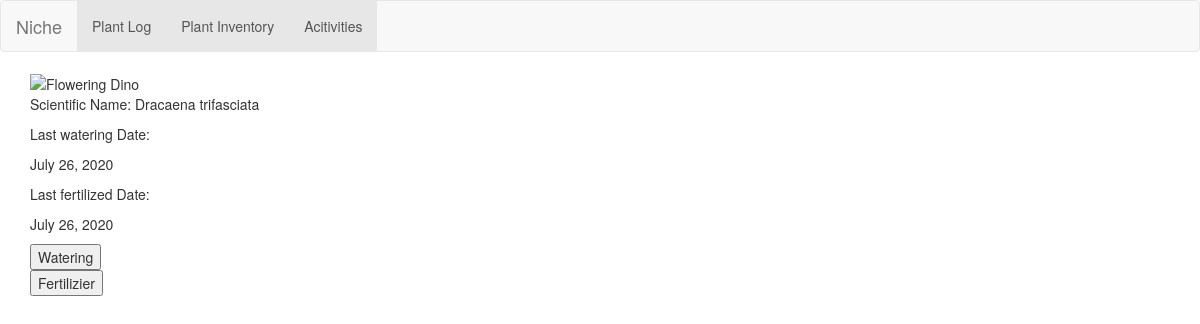
The app's page /houseplants/5/, older data.
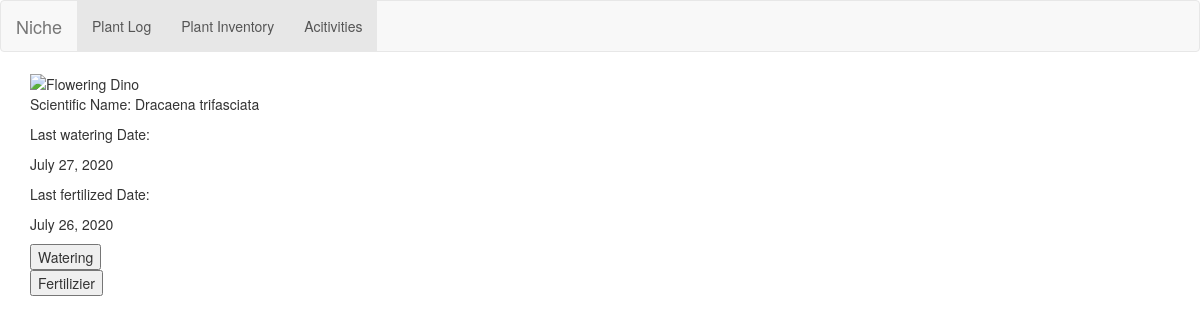
The same page, newer data.
### houseplants/models.py (models this page shows, shortened)
class PlantLog(models.Model):
    plant = models.ForeignKey(Plant, on_delete=models.CASCADE)
    date = models.DateField(default=date.today())
    activity = models.ForeignKey(Activity, on_delete=models.CASCADE)
    class Meta:
        ordering = ['date']

### houseplants/views.py (the view)
# urls.py: path('<int:plant_id>/', views.detail, name='detail'),
def detail(request, plant_id):
    plant = get_object_or_404(Plant, pk=plant_id)
    last_watering = PlantLog.objects.filter(plant=plant_id, activity='1').order_by('date').last
    last_fertilized = PlantLog.objects.filter(plant=plant_id, activity='2').order_by('date').last
    return render(request, 'houseplants/detail.html', {'plant': plant, 'last_watering': last_watering, 'last_fertilized': last_fertilized})

### houseplants/models.py (called while the page is built)
    def __str__(self):
        return self.scientific_name

### houseplants/templates/houseplants/detail.html (shortened to what this page needs)
{% extends "houseplants/base.html" %}
{% block content %}
<div class="containter">
    <div>
        <img src="https://media.giphy.com/media/WPtzVOKMymmZrJv8fO/giphy.gif" alt="Flowering Dino" width="250" height="250">
        <p>Scientific Name: {{ plant }}</p>
    </div>
    <div>
        <p>Last watering Date:</p><p>{{ last_watering.date }}</p>
        <p>Last fertilized Date:</p><p>{{ last_fertilized.date }}</p>
    </div>
    <form action="{% url 'houseplants:water' plant.id %}" method="post">
        <input type="submit" id="water_button" value="Watering">
    </form>
     <form action="{% url 'houseplants:fertilize' plant.id %}" method="post">
        <input type="submit" id="fertilizer_button" value="Fertilizier">
    </form>
</div>
{% endblock content %}

Row changes from the older to the newer data that the page shows:
no longer on this page (row unchanged): PlantLog: date "July 26, 2020"
added PlantLog: date "July 27, 2020"
